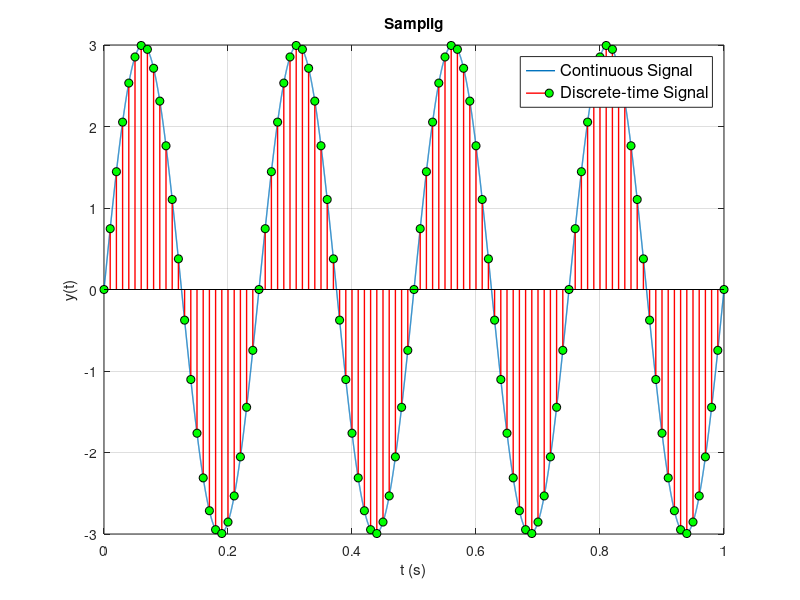

This figure's MATLAB source:
%%%%%%%%%%%%%%%%%%%%%%%%%%%%%%%%%%%%%%%%%%%%%
% Autor: Alexandre Zaghetto                 %
% Data: 06/06/2017                          %
% Local: McGill University                  %
%%%%%%%%%%%%%%%%%%%%%%%%%%%%%%%%%%%%%%%%%%%%%
% Sampling                                  %
%                                           %       
%%%%%%%%%%%%%%%%%%%%%%%%%%%%%%%%%%%%%%%%%%%%%

clear all;
close all;
clc;

% Signal frequency 
fc = 4;

% Sampling frequency (sampling rate)
fa = 100;

% Sampling period
Ta = 1/fa;

% Simulation interval
ti = 0;  % Initial time
tf = 1;  % Final time
t = ti:Ta:tf;

% Simulating a continous signal
tcont = ti:1/(100*fa):tf;
ycont = 3*sin(2*pi*fc.*tcont);

% Sampling the signal
y = 3*sin(2*pi*fc.*t);

% Show continous and sampled signal
set(gca,'FontSize',14)
h = plot(tcont, ycont)
set(h,'LineWidth',1)
hold on
h = stem(t,y,'or','LineWidth',1,'MarkerEdgeColor','k','MarkerFaceColor','g')
xlabel('t (s)')
ylabel('y(t)')
title('Samplig')
h = legend('Continuous Signal', 'Discrete-time Signal')
set(h,'FontSize',12);
grid on


